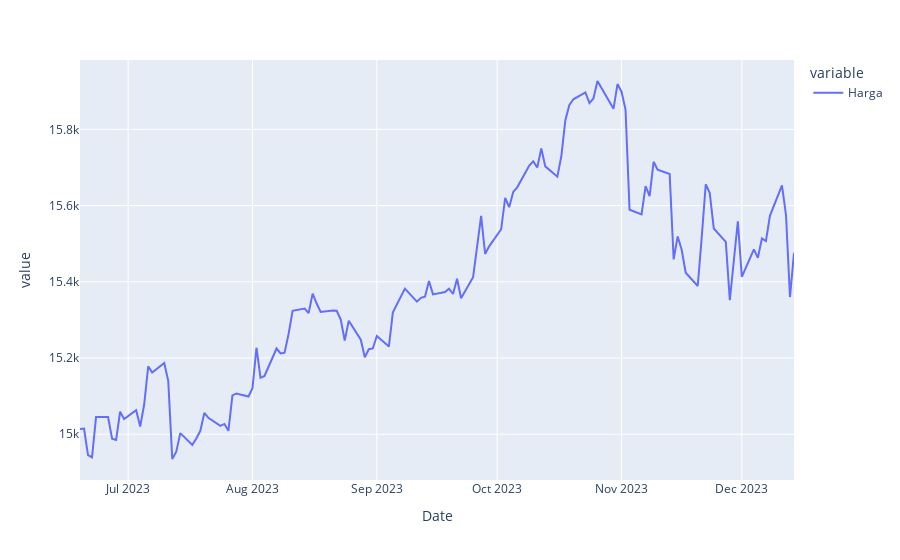

The notebook cell saved with this chart:
### Code cell
px.line(df)

### Figure 1 — Plotly figure (JSON) as saved in the notebook; plotly's stock layout.template omitted (floating-point values rounded to 4 significant figures; data arrays with more than 128 entries replaced by an {"elided": "..."} marker saying what was removed)
{"data": [{"hovertemplate": "variable=Harga<br>Date=%{x}<br>value=%{y}<extra></extra>", "legendgroup": "Harga", "line": {"color": "#636efa", "dash": "solid"}, "marker": {"symbol": "circle"}, "mode": "lines", "name": "Harga", "orientation": "v", "showlegend": true, "type": "scatter", "x": {"elided": "129 str values"}, "xaxis": "x", "y": {"elided": "129 int values"}, "yaxis": "y"}], "layout": {"legend": {"title": {"text": "variable"}, "tracegroupgap": 0}, "margin": {"t": 60}, "xaxis": {"anchor": "y", "domain": [0, 1], "title": {"text": "Date"}}, "yaxis": {"anchor": "x", "domain": [0, 1], "title": {"text": "value"}}}}
